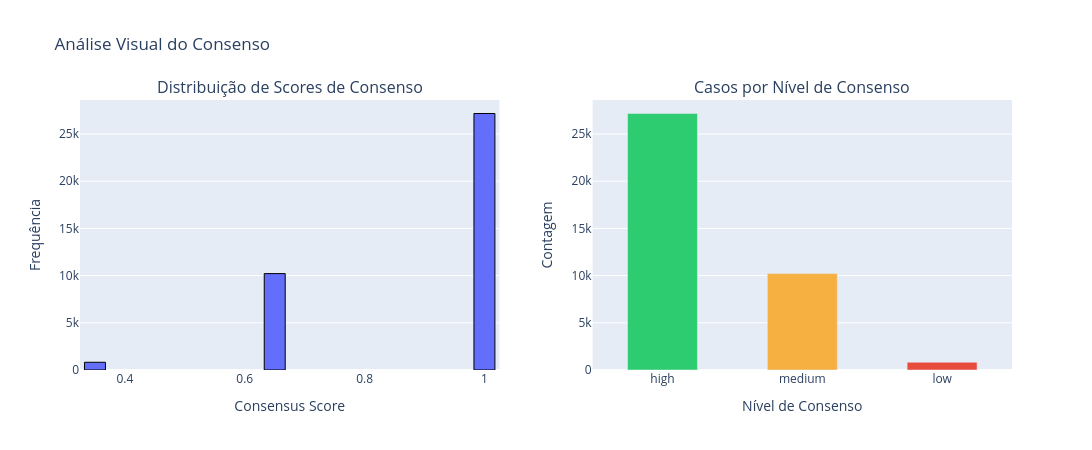

This figure's notebook cell:
### Code cell
visualizer.plot_score_and_levels(
    df_with_consensus=df_with_consensus,
    levels=levels
)

### Figure 1 — Plotly figure (JSON) as saved in the notebook; plotly's stock layout.template omitted (floating-point values rounded to 4 significant figures; data arrays with more than 128 entries replaced by an {"elided": "..."} marker saying what was removed)
{"data": [{"marker": {"line": {"color": "black", "width": 1}}, "name": "Consensus Score", "nbinsx": 20, "type": "histogram", "x": {"elided": "38204 float values"}, "xaxis": "x", "yaxis": "y"}, {"marker": {"color": ["#2ECC71", "#F5B041", "#E74C3C"]}, "type": "bar", "width": 0.5, "x": ["high", "medium", "low"], "xaxis": "x2", "y": [27174, 10211, 819], "yaxis": "y2"}], "layout": {"annotations": [{"font": {"size": 16}, "showarrow": false, "text": "Distribuição de Scores de Consenso", "x": 0.225, "xanchor": "center", "xref": "paper", "y": 1, "yanchor": "bottom", "yref": "paper"}, {"font": {"size": 16}, "showarrow": false, "text": "Casos por Nível de Consenso", "x": 0.775, "xanchor": "center", "xref": "paper", "y": 1, "yanchor": "bottom", "yref": "paper"}], "bargap": 0.3, "height": 450, "showlegend": false, "title": {"text": "Análise Visual do Consenso"}, "width": 1100, "xaxis": {"anchor": "y", "domain": [0, 0.45], "title": {"text": "Consensus Score"}}, "xaxis2": {"anchor": "y2", "domain": [0.55, 1], "title": {"text": "Nível de Consenso"}}, "yaxis": {"anchor": "x", "domain": [0, 1], "title": {"text": "Frequência"}}, "yaxis2": {"anchor": "x2", "domain": [0, 1], "title": {"text": "Contagem"}}}}
